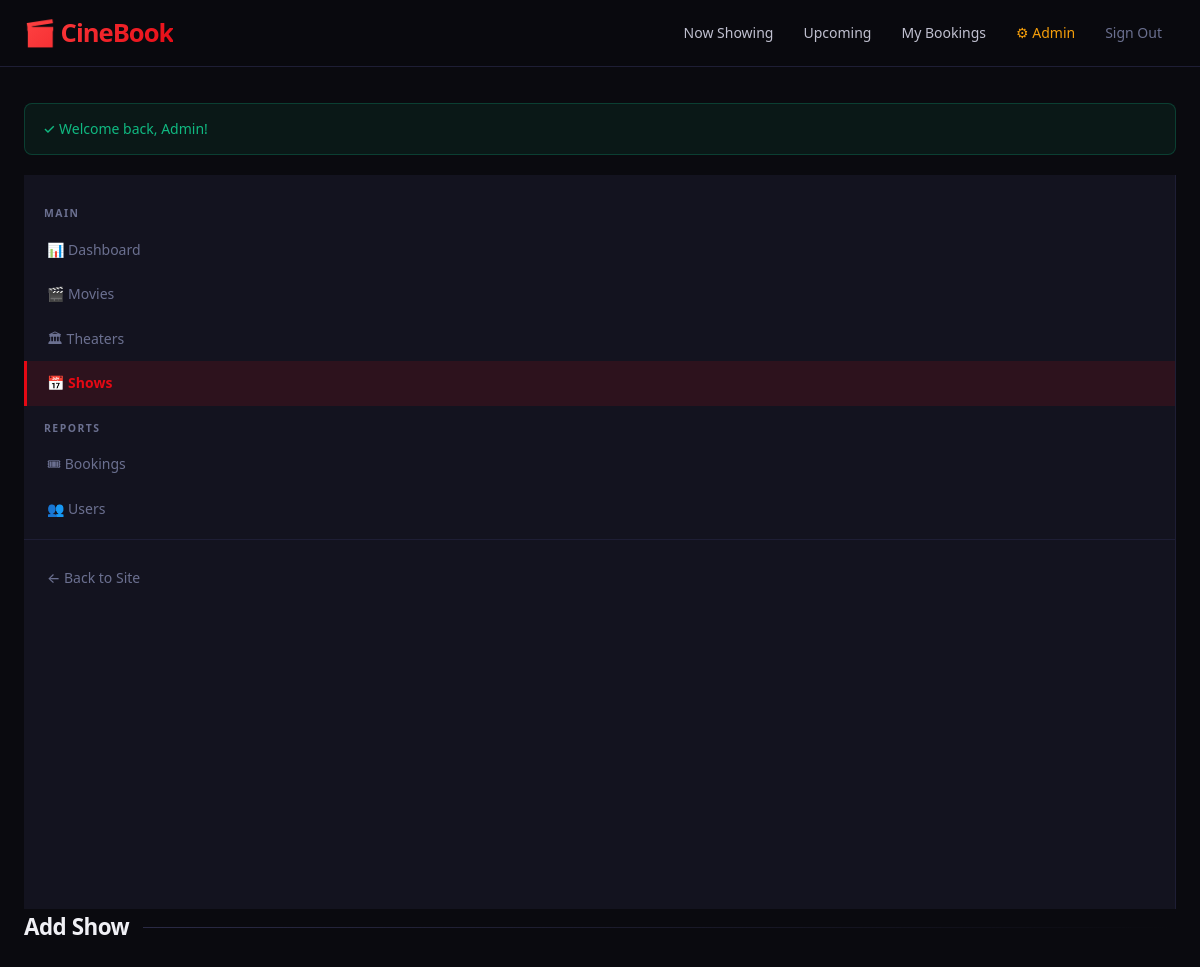
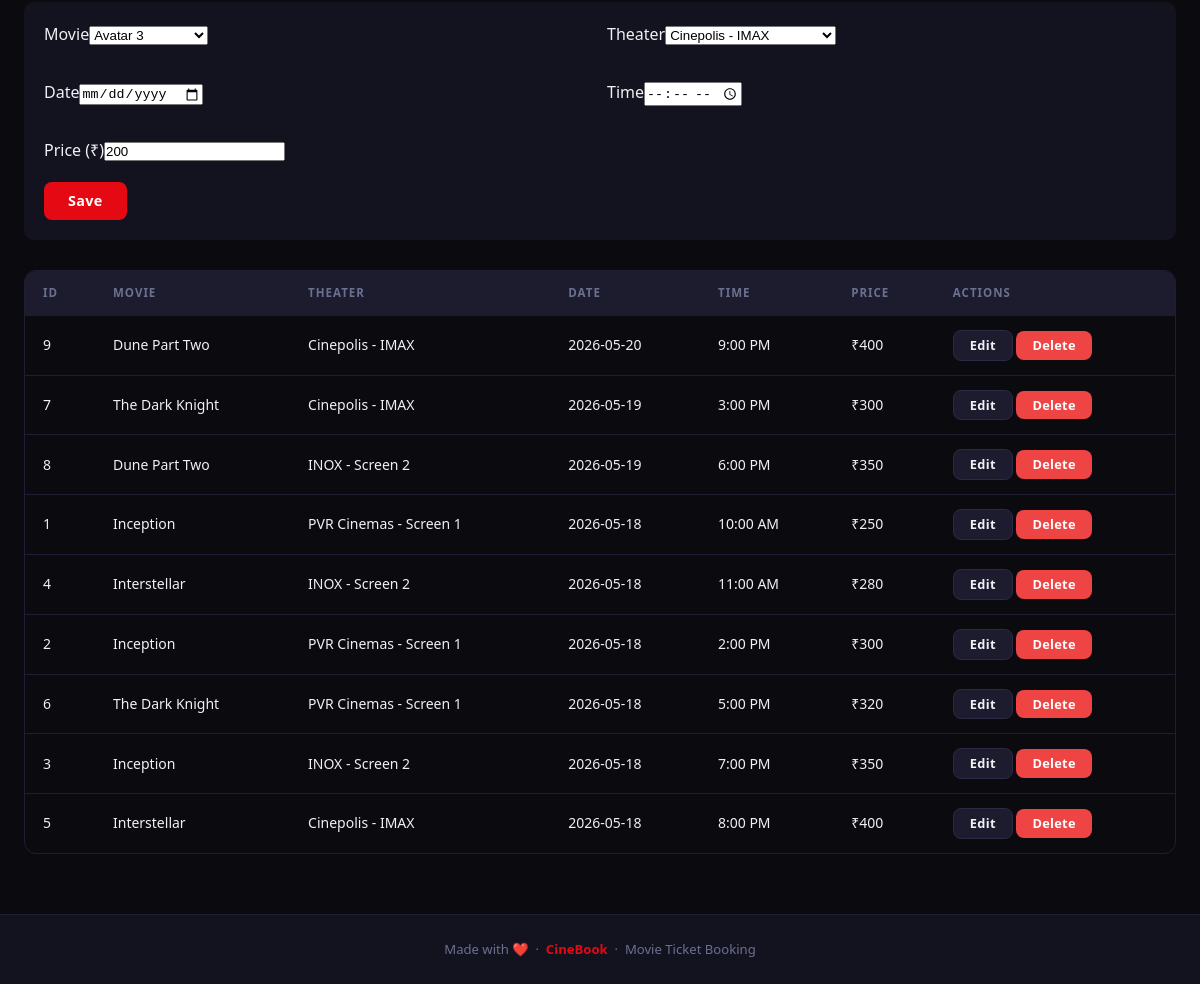
The page /admin/shows.php (signed in) on the database its author committed (2 pictures, top to bottom).
### tables this page shows
CREATE TABLE shows (
  id INT AUTO_INCREMENT PRIMARY KEY,
  movie_id INT NOT NULL,
  theater_id INT NOT NULL,
  show_date DATE NOT NULL,
  show_time TIME NOT NULL,
  price DECIMAL(10,2) NOT NULL DEFAULT 200,
  FOREIGN KEY (movie_id) REFERENCES movies(id) ON DELETE CASCADE,
  FOREIGN KEY (theater_id) REFERENCES theaters(id) ON DELETE CASCADE
);

CREATE TABLE movies (
  id INT AUTO_INCREMENT PRIMARY KEY,
  title VARCHAR(200) NOT NULL,
  description TEXT,
  genre VARCHAR(100),
  language VARCHAR(50),
  duration INT COMMENT 'minutes',
  rating DECIMAL(3,1) DEFAULT 0,
  poster VARCHAR(255),
  trailer_url VARCHAR(255),
  release_date DATE,
  status ENUM('now_showing','upcoming') DEFAULT 'now_showing',
  created_at TIMESTAMP DEFAULT CURRENT_TIMESTAMP
);

CREATE TABLE theaters (
  id INT AUTO_INCREMENT PRIMARY KEY,
  name VARCHAR(150) NOT NULL,
  location VARCHAR(200),
  total_seats INT DEFAULT 60
);

### admin/shows.php (the view, shortened to what this page needs)
<?php
require_once __DIR__ . '/../includes/functions.php';
$edit = null;
$movies = $conn->query("SELECT id,title FROM movies ORDER BY title")->fetch_all(MYSQLI_ASSOC);
$theaters = $conn->query("SELECT id,name FROM theaters ORDER BY name")->fetch_all(MYSQLI_ASSOC);
$shows = $conn->query("SELECT s.*, m.title, t.name AS tname FROM shows s JOIN movies m ON s.movie_id=m.id JOIN theaters t ON s.theater_id=t.id ORDER BY s.show_date DESC, s.show_time")->fetch_all(MYSQLI_ASSOC);
$pageTitle = 'Shows'; require_once __DIR__ . '/../includes/header.php';
?>
<div class="admin-layout">
  <?php require __DIR__ . '/sidebar.php'; ?>
  <div>
    <h2 class="section-title"><?= $edit?'Edit':'Add' ?> Show</h2>
    <form method="post" style="background:var(--surface); padding:20px; border-radius:10px; margin-bottom:30px;">
      <div style="display:grid; grid-template-columns:1fr 1fr; gap:14px;">
        <div class="form-group"><label>Movie</label><select name="movie_id" required>
          <?php foreach ($movies as $m): ?><option value="<?= $m['id'] ?>" <?= ($edit['movie_id']??0)==$m['id']?'selected':'' ?>><?= e($m['title']) ?></option><?php endforeach; ?>
        </select></div>
        <div class="form-group"><label>Theater</label><select name="theater_id" required>
          <?php foreach ($theaters as $t): ?><option value="<?= $t['id'] ?>" <?= ($edit['theater_id']??0)==$t['id']?'selected':'' ?>><?= e($t['name']) ?></option><?php endforeach; ?>
        </select></div>
        <div class="form-group"><label>Date</label><input type="date" name="show_date" required value="<?= e($edit['show_date']??'') ?>"></div>
        <div class="form-group"><label>Time</label><input type="time" name="show_time" required value="<?= e($edit['show_time']??'') ?>"></div>
        <div class="form-group"><label>Price (₹)</label><input type="number" step="0.01" name="price" required value="<?= e($edit['price']??200) ?>"></div>
      </div>
      <button class="btn">Save</button>
    </form>
    <div class="table-wrap"><table>
      <thead><tr><th>ID</th><th>Movie</th><th>Theater</th><th>Date</th><th>Time</th><th>Price</th><th>Actions</th></tr></thead>
      <tbody>
      <?php foreach ($shows as $s): ?>
        <tr><td><?= $s['id'] ?></td><td><?= e($s['title']) ?></td><td><?= e($s['tname']) ?></td>
        <td><?= $s['show_date'] ?></td><td><?= date('g:i A', strtotime($s['show_time'])) ?></td><td>₹<?= number_format($s['price']) ?></td>
        <td><a href="?edit=<?= $s['id'] ?>" class="btn btn-sm btn-secondary">Edit</a>
        <a href="?delete=<?= $s['id'] ?>" class="btn btn-sm btn-danger" onclick="return confirm('Delete?')">Delete</a></td></tr>
      <?php endforeach; ?>
      </tbody></table></div>
  </div>
</div>
<?php require_once __DIR__ . '/../includes/footer.php'; ?>

### assets/css/style.css (style rules this page uses)
*, *::before, *::after { margin: 0; padding: 0; box-sizing: border-box; }
:root { --bg: #0a0a0f; --surface: #13131f; --surface-2: #1c1c2e; --surface-3: #252540; --primary: #e50914; --primary-h: #ff2430; --primary-dim: rgba(229,9,20,0.12); --primary-glow:rgba(229,9,20,0.35); --text: #f0f0f5; --text-2: #c0c0d0; --muted: #6b7090; --border: #1e1e35; --border-2: #2a2a45; --success: #10b981; --danger: #ef4444; --warning: #f59e0b; --info: #6366f1; --gold: #fbbf24; --radius: 12px; --radius-sm: 8px; --shadow: 0 8px 32px rgba(0,0,0,0.5); --shadow-lg: 0 20px 60px rgba(0,0,0,0.6); --transition: 0.2s cubic-bezier(0.4,0,0.2,1); }
html { scroll-behavior: smooth; }
body { font-family: 'Segoe UI', system-ui, -apple-system, sans-serif; background: var(--bg); color: var(--text); min-height: 100vh; display: flex; flex-direction: column; line-height: 1.6; -webkit-font-smoothing: antialiased; }
a { color: inherit; text-decoration: none; }
button { font-family: inherit; }
.section-title { font-size: 1.4rem; font-weight: 800; margin-bottom: 24px; display: flex; align-items: center; gap: 14px; letter-spacing: -0.5px; }
.section-title::after { content: ''; flex: 1; height: 1px; background: linear-gradient(90deg, var(--border-2), transparent); }
.form-group { margin-bottom: 18px; }
.btn { display: inline-flex; align-items: center; justify-content: center; gap: 8px; padding: 12px 24px; background: var(--primary); color: #fff; border: none; border-radius: var(--radius-sm); cursor: pointer; font-size: 0.9rem; font-weight: 700; letter-spacing: 0.3px; transition: all var(--transition); line-height: 1; font-family: inherit; white-space: nowrap; }
.btn-sm { padding: 8px 16px; font-size: 0.8rem; }
.btn-secondary { background: var(--surface-2); color: var(--text); border: 1px solid var(--border-2); }
.btn-danger { background: var(--danger); }
.table-wrap { overflow-x: auto; border-radius: var(--radius); border: 1px solid var(--border); }
table { width: 100%; border-collapse: collapse; font-size: 0.875rem; }
thead th { background: var(--surface-2); padding: 13px 18px; text-align: left; font-size: 0.72rem; text-transform: uppercase; letter-spacing: 1px; color: var(--muted); font-weight: 700; white-space: nowrap; }
tbody td { padding: 14px 18px; border-bottom: 1px solid var(--border); vertical-align: middle; }
tbody tr:last-child td { border-bottom: none; }

### rows shown on the page
shows: id "9", movie.title "Dune Part Two", theater.name "Cinepolis - IMAX", show_date "2026-05-20", show_time "9:00 PM", price "400"
shows: id "7", movie.title "The Dark Knight", theater.name "Cinepolis - IMAX", show_date "2026-05-19", show_time "3:00 PM", price "300"
shows: id "8", movie.title "Dune Part Two", theater.name "INOX - Screen 2", show_date "2026-05-19", show_time "6:00 PM", price "350"
shows: id "1", movie.title "Inception", theater.name "PVR Cinemas - Screen 1", show_date "2026-05-18", show_time "10:00 AM", price "250"
shows: id "4", movie.title "Interstellar", theater.name "INOX - Screen 2", show_date "2026-05-18", show_time "11:00 AM", price "280"
shows: id "2", movie.title "Inception", theater.name "PVR Cinemas - Screen 1", show_date "2026-05-18", show_time "2:00 PM", price "300"
shows: id "6", movie.title "The Dark Knight", theater.name "PVR Cinemas - Screen 1", show_date "2026-05-18", show_time "5:00 PM", price "320"
shows: id "3", movie.title "Inception", theater.name "INOX - Screen 2", show_date "2026-05-18", show_time "7:00 PM", price "350"
shows: id "5", movie.title "Interstellar", theater.name "Cinepolis - IMAX", show_date "2026-05-18", show_time "8:00 PM", price "400"

### other values the page prints
SITE_NAME "CineBook"
$icon "✓"
$f['msg'] "Welcome back, Admin!"
form field movie_id "Avatar 3"
form field theater_id "Cinepolis - IMAX"
